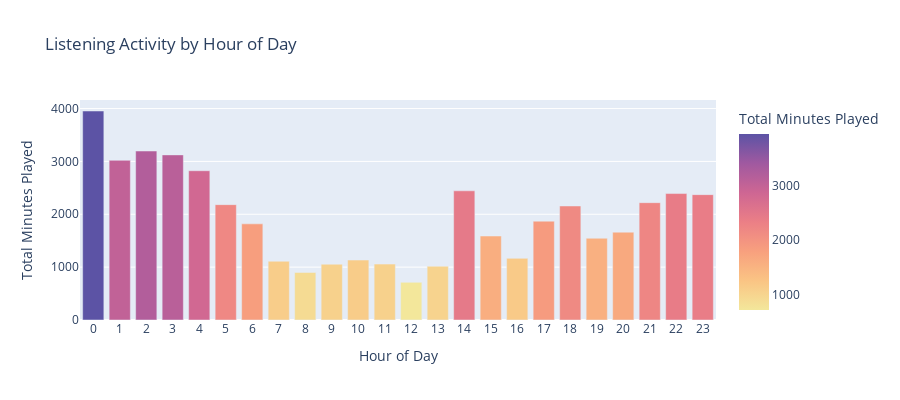

Write notebook code for a chart like this one.
### Markdown cell above
### 3.7 EDA Visualization 4: Listening Patterns by Hour of Day

When during the day do I listen to music the most? Analyzing listening activity by hour can reveal circadian patterns in my music consumption.

### Code cell
# Aggregate by hour of day
hourly_listening = df_cleaned.groupby('hour')['minutes_played'].sum().reset_index()

# Create bar chart
fig_hourly = px.bar(
    hourly_listening,
    x='hour',
    y='minutes_played',
    labels={'hour': 'Hour of Day', 'minutes_played': 'Total Minutes Played'},
    title='Listening Activity by Hour of Day',
    color='minutes_played',
    color_continuous_scale='Sunset'
)

fig_hourly.update_layout(
    xaxis=dict(tickmode='linear', dtick=1),
    height=400,
    showlegend=False
)

fig_hourly.show()

print("\nPeak Listening Hours:")
top_hours = hourly_listening.nlargest(3, 'minutes_played')
for _, row in top_hours.iterrows():
    print(f"  {int(row['hour']):02d}:00 - {int(row['hour'])+1:02d}:00: {row['minutes_played']:.2f} minutes")

### Figure 1 — Plotly figure (JSON) as saved in the notebook; plotly's stock layout.template omitted (floating-point values rounded to 4 significant figures)
{"data": [{"hovertemplate": "Hour of Day=%{x}<br>Total Minutes Played=%{marker.color}<extra></extra>", "legendgroup": "", "marker": {"color": [3954.0, 3021.0, 3197.0, 3124.0, 2824.0, 2183.0, 1819.0, 1112.0, 899.9, 1055.0, 1134.0, 1058.0, 713.5, 1018.0, 2444.0, 1589.0, 1166.0, 1870.0, 2157.0, 1546.0, 1662.0, 2220.0, 2392.0, 2372.0], "coloraxis": "coloraxis", "pattern": {"shape": ""}}, "name": "", "orientation": "v", "showlegend": false, "textposition": "auto", "type": "bar", "x": [0, 1, 2, 3, 4, 5, 6, 7, 8, 9, 10, 11, 12, 13, 14, 15, 16, 17, 18, 19, 20, 21, 22, 23], "xaxis": "x", "y": [3954.0, 3021.0, 3197.0, 3124.0, 2824.0, 2183.0, 1819.0, 1112.0, 899.9, 1055.0, 1134.0, 1058.0, 713.5, 1018.0, 2444.0, 1589.0, 1166.0, 1870.0, 2157.0, 1546.0, 1662.0, 2220.0, 2392.0, 2372.0], "yaxis": "y"}], "layout": {"barmode": "relative", "coloraxis": {"colorbar": {"title": {"text": "Total Minutes Played"}}, "colorscale": [[0, "rgb(243, 231, 155)"], [0.1667, "rgb(250, 196, 132)"], [0.3333, "rgb(248, 160, 126)"], [0.5, "rgb(235, 127, 134)"], [0.6667, "rgb(206, 102, 147)"], [0.8333, "rgb(160, 89, 160)"], [1, "rgb(92, 83, 165)"]]}, "height": 400, "legend": {"tracegroupgap": 0}, "showlegend": false, "title": {"text": "Listening Activity by Hour of Day"}, "xaxis": {"anchor": "y", "domain": [0, 1], "dtick": 1, "tickmode": "linear", "title": {"text": "Hour of Day"}}, "yaxis": {"anchor": "x", "domain": [0, 1], "title": {"text": "Total Minutes Played"}}}}
